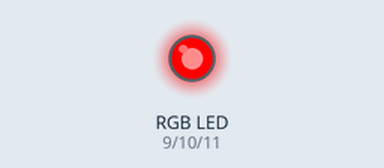
Bench run of a sketch on a simulated Arduino Uno, built with avr-gcc and run on an emulated ATmega328P. Parts: an RGB LED mixed from three pins (HIGH = lit).

Above: at 0.05 s.
At 1.25 s:
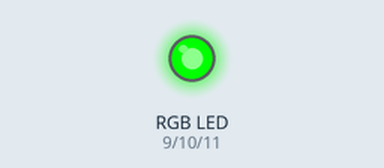
At 2.5 s:
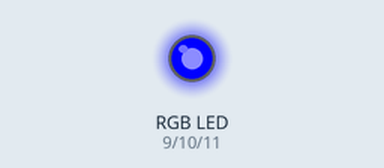
At 3.7 s:
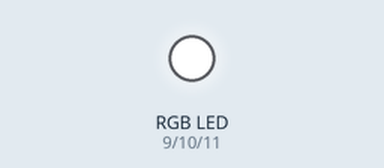
At 4.95 s:
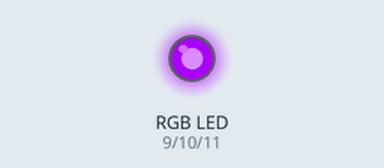
Timing chart, 0 to 6.5 s (numbered marks = the images above):
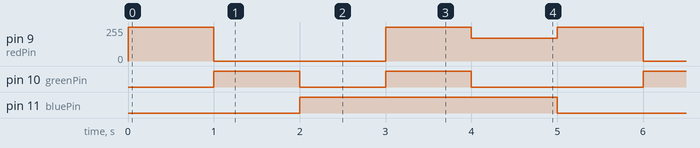

Measured:
- by itself, pin 9 (redPin): repeats every 5.0 s: 0/255 2.0 s, 255/255 1.0 s, 170/255 1.0 s, 255/255 1.0 s
- by itself, pin 10 (greenPin): repeats every 5.0 s: LOW 1.0 s, HIGH 1.0 s, LOW 2.0 s, HIGH 1.0 s
- by itself, pin 11 (bluePin): alternates HIGH for 3.0 s and LOW for 2.0 s

The sketch:

testRGB.ino
```cpp
int redPin = 9;
int greenPin = 10;
int bluePin = 11;

void setup() {
  // put your setup code here, to run once:
  pinMode(redPin, OUTPUT);
  pinMode(greenPin, OUTPUT);
  pinMode(bluePin, OUTPUT);
}

void loop() {
  // put your main code here, to run repeatedly:
  setColor(255, 0, 0);
  delay(1000);
  setColor(0, 255, 0);
  delay(1000);
  setColor(0, 0, 255);
  delay(1000);
  setColor(255, 255, 255);
  delay(1000);
  setColor(170, 0, 255);
  delay(1000);
}

void setColor(int redValue, int greenValue, int blueValue){
  analogWrite(redPin, redValue);
  analogWrite(greenPin, greenValue);
  analogWrite(bluePin, blueValue);
}
```
